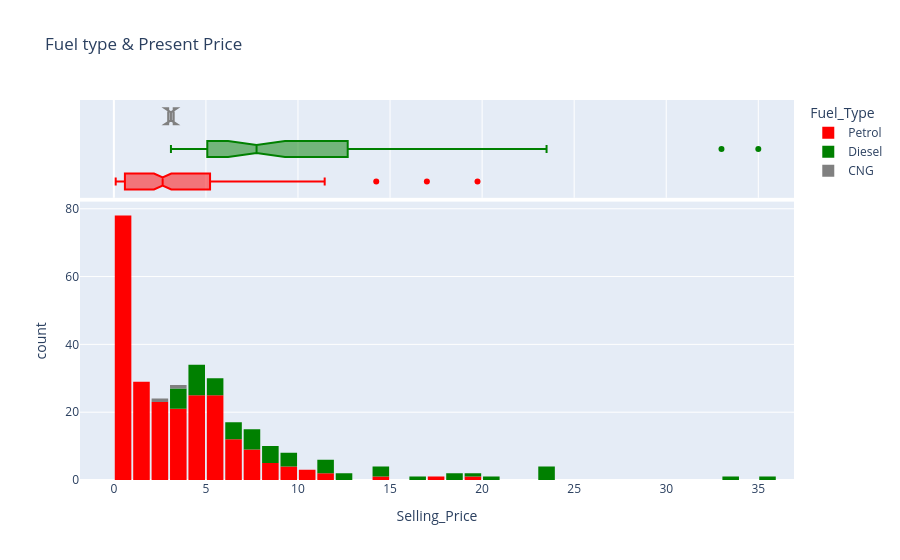

The code cell stored with this chart in its notebook:
### Code cell
selling_price = px.histogram(cars, x = 'Selling_Price', marginal = 'box', color= 'Fuel_Type', color_discrete_sequence = ['red', 'green', 'grey'], title = 'Fuel type & Present Price', nbins= 40) #marginal puts that box ontop of the box on top of the plot to seen the pecentiles, median, etc.
#color will color a particular grapgh using two categories from a colum that contains E.g. Yes/No
selling_price.update_layout(bargap=0.1) #only thing that can be used to put a gap)
selling_price.show()

### Figure 1 — Plotly figure (JSON) as saved in the notebook; plotly's stock layout.template omitted (floating-point values rounded to 4 significant figures; data arrays with more than 128 entries replaced by an {"elided": "..."} marker saying what was removed)
{"data": [{"bingroup": "x", "hovertemplate": "Fuel_Type=Petrol<br>Selling_Price=%{x}<br>count=%{y}<extra></extra>", "legendgroup": "Petrol", "marker": {"color": "red", "pattern": {"shape": ""}}, "name": "Petrol", "nbinsx": 40, "orientation": "v", "showlegend": true, "type": "histogram", "x": {"elided": "239 float values"}, "xaxis": "x", "yaxis": "y"}, {"hovertemplate": "Fuel_Type=Petrol<br>Selling_Price=%{x}<extra></extra>", "legendgroup": "Petrol", "marker": {"color": "red"}, "name": "Petrol", "notched": true, "showlegend": false, "type": "box", "x": {"elided": "239 float values"}, "xaxis": "x2", "yaxis": "y2"}, {"bingroup": "x", "hovertemplate": "Fuel_Type=Diesel<br>Selling_Price=%{x}<br>count=%{y}<extra></extra>", "legendgroup": "Diesel", "marker": {"color": "green", "pattern": {"shape": ""}}, "name": "Diesel", "nbinsx": 40, "orientation": "v", "showlegend": true, "type": "histogram", "x": [4.75, 4.6, 9.25, 6.5, 8.75, 7.45, 6.85, 7.75, 7.25, 7.75, 7.45, 3.1, 4.95, 6.0, 5.5, 5.5, 14.9, 23.0, 18.0, 16.0, 19.99, 18.75, 23.5, 33.0, 4.75, 9.25, 3.95, 4.5, 4.9, 14.5, 14.73, 4.75, 23.0, 12.5, 3.49, 35.0, 11.25, 23.0, 20.75, 9.65, 3.25, 4.85, 11.75, 6.0, 8.25, 4.95, 3.1, 6.15, 3.9, 11.25, 5.35, 5.95, 5.2, 12.9, 7.2, 8.35, 8.25, 8.55, 9.5, 11.5], "xaxis": "x", "yaxis": "y"}, {"hovertemplate": "Fuel_Type=Diesel<br>Selling_Price=%{x}<extra></extra>", "legendgroup": "Diesel", "marker": {"color": "green"}, "name": "Diesel", "notched": true, "showlegend": false, "type": "box", "x": [4.75, 4.6, 9.25, 6.5, 8.75, 7.45, 6.85, 7.75, 7.25, 7.75, 7.45, 3.1, 4.95, 6.0, 5.5, 5.5, 14.9, 23.0, 18.0, 16.0, 19.99, 18.75, 23.5, 33.0, 4.75, 9.25, 3.95, 4.5, 4.9, 14.5, 14.73, 4.75, 23.0, 12.5, 3.49, 35.0, 11.25, 23.0, 20.75, 9.65, 3.25, 4.85, 11.75, 6.0, 8.25, 4.95, 3.1, 6.15, 3.9, 11.25, 5.35, 5.95, 5.2, 12.9, 7.2, 8.35, 8.25, 8.55, 9.5, 11.5], "xaxis": "x2", "yaxis": "y2"}, {"bingroup": "x", "hovertemplate": "Fuel_Type=CNG<br>Selling_Price=%{x}<br>count=%{y}<extra></extra>", "legendgroup": "CNG", "marker": {"color": "grey", "pattern": {"shape": ""}}, "name": "CNG", "nbinsx": 40, "orientation": "v", "showlegend": true, "type": "histogram", "x": [3.25, 2.95], "xaxis": "x", "yaxis": "y"}, {"hovertemplate": "Fuel_Type=CNG<br>Selling_Price=%{x}<extra></extra>", "legendgroup": "CNG", "marker": {"color": "grey"}, "name": "CNG", "notched": true, "showlegend": false, "type": "box", "x": [3.25, 2.95], "xaxis": "x2", "yaxis": "y2"}], "layout": {"bargap": 0.1, "barmode": "relative", "legend": {"title": {"text": "Fuel_Type"}, "tracegroupgap": 0}, "title": {"text": "Fuel type & Present Price"}, "xaxis": {"anchor": "y", "domain": [0, 1], "title": {"text": "Selling_Price"}}, "xaxis2": {"anchor": "y2", "domain": [0, 1], "matches": "x", "showgrid": true, "showticklabels": false}, "yaxis": {"anchor": "x", "domain": [0, 0.7326], "title": {"text": "count"}}, "yaxis2": {"anchor": "x2", "domain": [0.7426, 1], "matches": "y2", "showgrid": false, "showline": false, "showticklabels": false, "ticks": ""}}}
